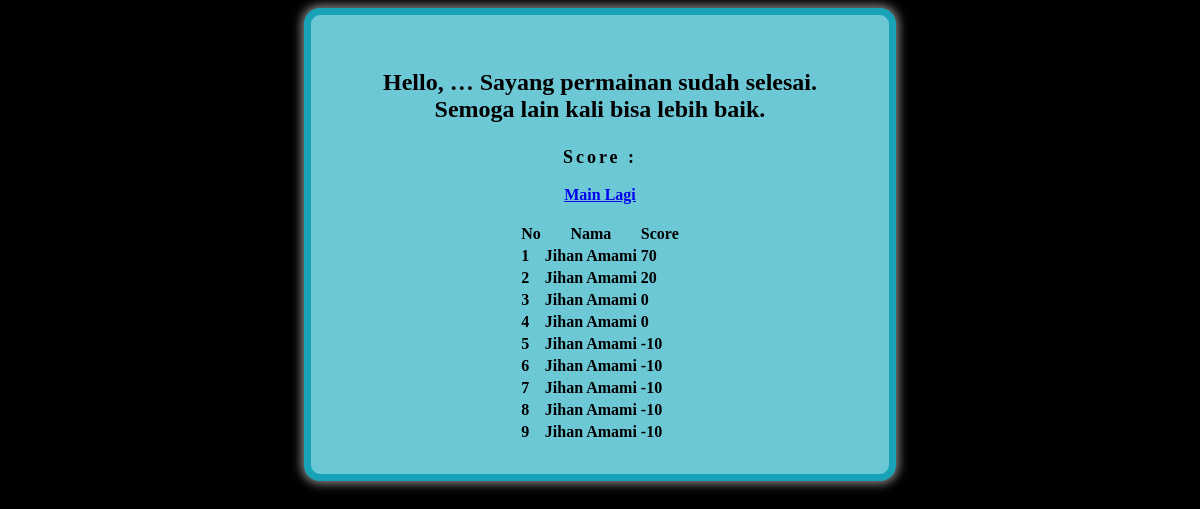
Screenshot of /gameover.php with the database file from the repository.
### tables this page shows
CREATE TABLE `scores` (
  `id` int(11) NOT NULL,
  `name` varchar(200) DEFAULT NULL,
  `score` int(10) DEFAULT NULL
);

### crud.php (called while the page is built, shortened)
<?php
class Crud
{
	private $db;
	function __construct()
	{
        $this->db= new mysqli('localhost','root','','gamemtk');
	}
	function read($table,$option){
        $sql = "SELECT * FROM {$table} {$option}";
		$query = $this->db->query($sql);
		return $query->fetch_all(MYSQLI_ASSOC);
	}
}
?>

### gameover.php (the view, shortened to what this page needs)
<?php
include("crud.php");
$lib = new Crud();
?>
<!DOCTYPE html>
<html lang="en">
<head>
    <link rel="stylesheet" href="main.css">
</head>
<body>
    <body align = center>
    <center>
        <form action = "" method = "post" style="width:50%;">
            <body class="bg-dark">
                <div class="container vh-100">
                    <div class="row flexbox-container">
                        <div class="col">
                        <div class="box">
                        <div class="form-group">
                            <p class="teks text-light text-center">Hello, <?php echo $_SESSION['name']; ?>… Sayang permainan sudah selesai. Semoga lain kali bisa lebih baik.</p>
                            <p class="teks small text-light text-center">Score : <?php echo $_SESSION['score']; ?></p>
                        </div>
                        <div class="form-group">
                            <a href="index.php" class="btn btn-info">Main Lagi</a>
                        </div>
                        <table class="table">
                            <thead>
                                <tr>
                                    <th class="text-center text-light" scope="col">No</th>
                                    <th class="text-center text-light" scope="col">Nama</th>
                                    <th class="text-center text-light" scope="col">Score</th>
                                    <br>
                                </tr>
                            </thead>
                            <tbody>
                            <?php
                                $no=1;
                                $select = $lib->read('scores','ORDER BY score DESC LIMIT 10');
                                foreach ($select as $value){
                                    echo '<tr>';
                                    echo '<td class="text-center text-light">'.$no.'</td>';
                                    echo '<td class="text-center text-light">'.$value['name'].'</td>';
                                    echo '<td class="text-center text-light">'.$value['score'].'</td>';
                                    echo '</tr>';
                                    $no+=1;
                                }
                            ?>
                            </tbody>
                        </table>
                    </div>
        </div>
    </div>
</div>
</body>
</html>

### main.css (style rules this page uses)
body { background: black; font-family: 'Balsamiq Sans'; font-weight: bold; }
.flexbox-container { display: -ms-flexbox; display: -webkit-flex; display: flex; -ms-flex-align: center; -webkit-align-items: center; -webkit-box-align: center; align-items: center; height: 100%; }
.box { max-width: 630px; margin: auto; background: #6dc8d6; padding: 30px; box-shadow: 0px 0px 10px 3px grey; border-radius: 16px; border: 7px solid #17a2b8; }
.btn { width: 100%; }
.teks { font-size: 24px; }
.small { font-size: 18px; letter-spacing: 3px; }

### rows the page displays
scores: name "Jihan Amami", score "70"
scores: name "Jihan Amami", score "20"
scores: name "Jihan Amami", score "0"
scores: name "Jihan Amami", score "0"
scores: name "Jihan Amami", score "-10"
scores: name "Jihan Amami", score "-10"
scores: name "Jihan Amami", score "-10"
scores: name "Jihan Amami", score "-10"
scores: name "Jihan Amami", score "-10"
